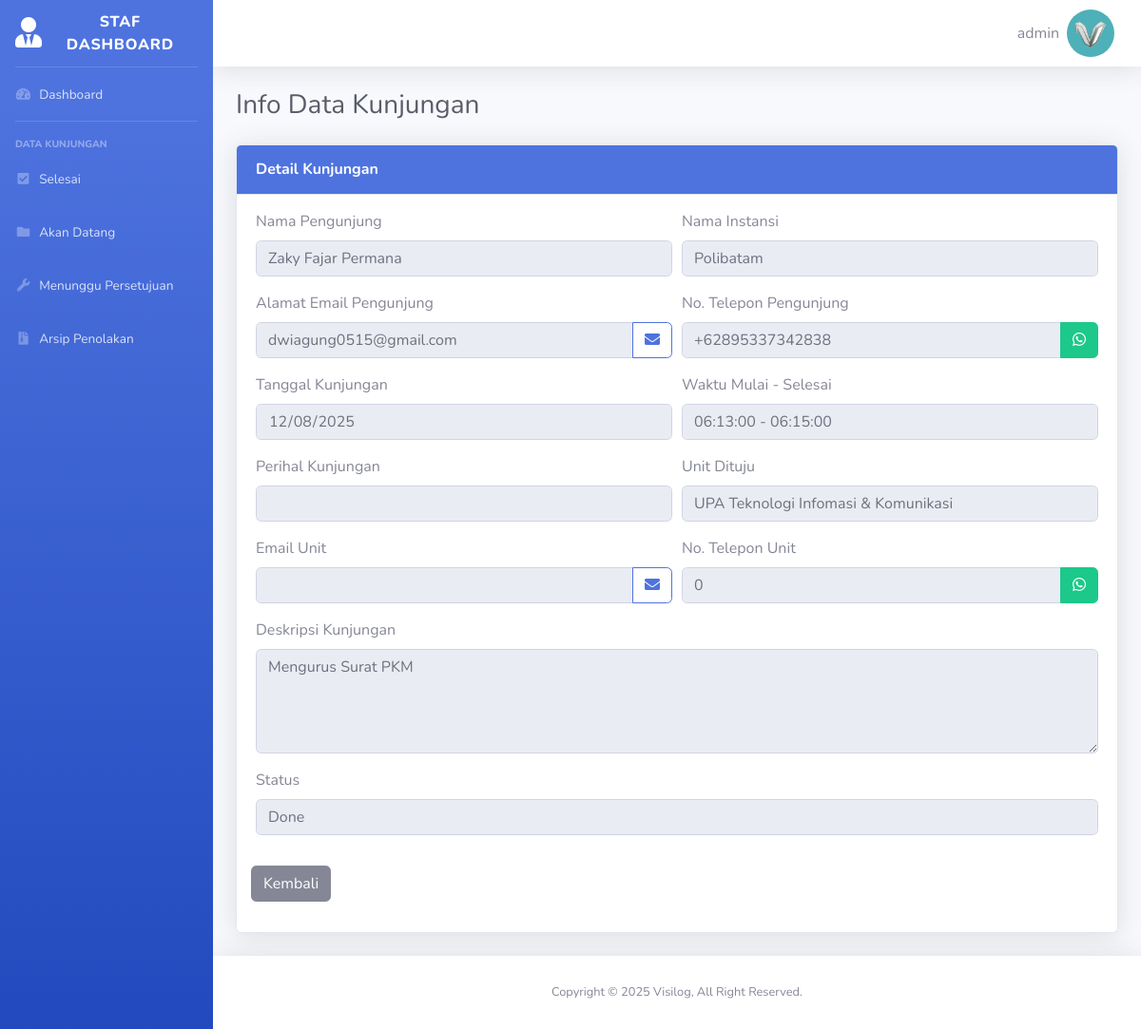
/info.php?id=14 (signed in), run on the app's committed database.
### tables this page shows
CREATE TABLE `visit_data` (
  `id` int NOT NULL,
  `guest_name` varchar(255) NOT NULL,
  `email` varchar(255) NOT NULL,
  `phone_number` varchar(255) NOT NULL,
  `company_name` varchar(255) NOT NULL,
  `visit_regards` enum('Urusan_surat','Urusan_keuangan','Urusan_umum','Urusan_sarana','Janji_temu_unit','Janji_temu_staf') NOT NULL,
  `visit_desc` varchar(255) DEFAULT NULL,
  `id_unit` int DEFAULT NULL,
  `id_staf` int DEFAULT NULL,
  `visit_date` date NOT NULL,
  `time_in` time NOT NULL,
  `time_out` time NOT NULL,
  `appointment` enum('Ya','Tidak') NOT NULL,
  `status` enum('Pending','Done','Upcoming') NOT NULL
);

CREATE TABLE `unit` (
  `id_unit` int NOT NULL,
  `unit_name` varchar(255) NOT NULL,
  `unit_number` int NOT NULL,
  `unit_email` varchar(255) NOT NULL
);

### info.php (the view, shortened to what this page needs)
<?php
include 'dashboard_template/header.php';
include 'koneksi.php';
$id = mysqli_real_escape_string($koneksi, $_GET['id']);
$sql = "SELECT
            visit_data.*,
            staf.*,
            unit.*
        FROM
            visit_data
        LEFT JOIN staf ON visit_data.id_staf = staf.id_staf
        LEFT JOIN unit ON visit_data.id_unit = unit.id_unit
        WHERE
            visit_data.`id` = '$id'";
$query = mysqli_query($koneksi, $sql);
$data = mysqli_fetch_array($query);
$guest_name = $data['guest_name'] ?? 'Pengunjung';
$time_in = $data['time_in'] ?? 'Tidak Diketahui';
$visit_desc = $data['visit_desc'] ?? 'Tidak ada deskripsi kunjungan';
$visit_regards = $data['visit_regards'] ?? 'Permintaan Kunjungan';
$target_name = '';
$target_email_recipient = '';
$target_phone = '';
if (!empty($data['id_staf'])) {
    $target_name = 'Bapak/Ibu ' . ($data['staf_name'] ?? 'Staf Ybs');
    $target_email_recipient = $data['staf_email'] ?? '';
    $target_phone = $data['staf_number'] ?? '';
} elseif (!empty($data['id_unit'])) {
    $target_name = 'Unit ' . ($data['unit_name'] ?? 'Unit Ybs');
    $target_email_recipient = $data['unit_email'] ?? '';
    $target_phone = $data['unit_number'] ?? '';
}
$raw_message = "Kepada Yang terhormat Bapak/Ibu {$target_name}\n\n";
$raw_message .= "{$guest_name} ingin mengunjungi Bapak/Ibu pada pukul {$time_in}.\n";
$raw_message .= "Dengan tujuan: {$visit_desc}\n\n";
$raw_message .= "Apabila Bapak/Ibu tidak berkenan, mohon balas \"Tidak bisa\" disertai dengan alasannya. Apabila berkenan, mohon balas \"Bisa\" Dengan mencantumkan ruangan pertemuan.";
$encoded_body = urlencode($raw_message);
$encoded_subject = urlencode($visit_regards);
$clean_target_phone = preg_replace('/[^0-9]/', '', $target_phone);
$target_whatsapp_link = "https://wa.me/{$clean_target_phone}?text={$encoded_body}";
$target_gmail_link = "https://mail.google.com/mail/?view=cm&fs=1&to={$target_email_recipient}&su={$encoded_subject}&body={$encoded_body}";
$clean_visitor_phone = preg_replace('/[^0-9]/', '', ($data['phone_number'] ?? ''));
?>
<body class="page-top">
    <div id="wrapper">
        <?php include 'dashboard_template/sidebar.php'; ?>
        <div id="content-wrapper" class="d-flex flex-column">
            <div id="content">
                <?php include 'dashboard_template/topbar.php'; ?>
                <div class="container-fluid">
                    <div class="d-sm-flex align-items-center justify-content-between mb-4">
                        <h1 class="h3 mb-0 text-gray-800">Info Data Kunjungan</h1>
                    </div>
                    <div class="card shadow mb-4">
                        <div class="card-header py-3 bg-primary">
                            <h6 class="m-0 font-weight-bold text-white">Detail Kunjungan</h6>
                        </div>
                        <div class="card-body py-3">
                            <div class="form-row">
                                <div class="form-group col-md-6">
                                    <label for="guest_name">Nama Pengunjung</label>
                                    <input type="text" class="form-control" name="guest_name" id="guest_name" value="<?= ($data['guest_name'] ?? ''); ?>" readonly>
                                </div>
                                <div class="form-group col-md-6">
                                    <label for="company_name">Nama Instansi</label>
                                    <input type="text" class="form-control" name="company_name" id="company_name" value="<?= ($data['company_name'] ?? ''); ?>" readonly>
                                </div>
                            </div>
                            <div class="form-row">
                                <div class="form-group col-md-6">
                                    <label for="email">Alamat Email Pengunjung</label>
                                    <div class="input-group">
                                        <input type="email" class="form-control" name="email" id="email" value="<?= ($data['email'] ?? ''); ?>" readonly>
                                        <div class="input-group-append">
                                            <a href="mailto:<?= ($data['email'] ?? ''); ?>" class="btn btn-outline-primary" title="Kirim Email" aria-label="Kirim Email">
                                                <i class="fas fa-envelope"></i>
                                            </a>
                                        </div>
                                    </div>
                                </div>
                                <div class="form-group col-md-6">
                                    <label for="phone_number">No. Telepon Pengunjung</label>
                                    <div class="input-group">
                                        <input type="text" class="form-control" name="phone_number" id="phone_number" value="<?= ($data['phone_number'] ?? ''); ?>" readonly>
                                        <div class="input-group-append">
                                            <a href="https://wa.me/<?= $clean_visitor_phone; ?>" target="_blank" class="btn btn-success" title="Hubungi via WhatsApp" aria-label="WhatsApp">
                                                <i class="fab fa-whatsapp"></i>
                                            </a>
                                        </div>
                                    </div>
                                </div>
                            </div>
                            <div class="form-row">
                                <div class="form-group col-md-6">
                                    <label for="visit_date">Tanggal Kunjungan</label>
                                    <input type="date" class="form-control" name="visit_date" id="visit_date" value="<?= ($data['visit_date'] ?? ''); ?>" readonly>
                                </div>
                                <div class="form-group col-md-6">
                                    <label for="time_display">Waktu Mulai - Selesai</label>
                                    <input type="text" class="form-control" name="time_display" id="time_display" value="<?= ($data['time_in'] ?? ''); ?> - <?= ($data['time_out'] ?? ''); ?>" readonly>
                                </div>
                            </div>
                            <div class="form-row">
                                <?php
                                if (!empty($data['id_staf'])) { ?>
                                    <div class="form-group col-md-6">
                                        <label for="visit_regards">Perihal Kunjungan</label>
                                        <input class="form-control" name="visit_regards" id="visit_regards" value="<?= ($data['visit_regards'] ?? ''); ?>" readonly>
                                    </div>
                                    <div class="form-group col-md-6">
                                        <label for="staf_name">Staf Dituju</label>
                                        <input class="form-control" name="staf_name" id="staf_name" value="<?= ($data['staf_name'] ?? ''); ?>" readonly>
                                    </div>
                                <?php
                                } elseif (!empty($data['id_unit'])) { ?>
                                    <div class="form-group col-md-6">
                                        <label for="visit_regards">Perihal Kunjungan</label>
                                        <input class="form-control" name="visit_regards" id="visit_regards" value="<?= ($data['visit_regards'] ?? ''); ?>" readonly>
                                    </div>
                                    <div class="form-group col-md-6">
                                        <label for="unit_name">Unit Dituju</label>
                                        <input class="form-control" name="unit_name" id="unit_name" value="<?= ($data['unit_name'] ?? ''); ?>" readonly>
                                    </div>
                                <?php } ?>
                            </div>
                            <div class="form-row">
                                <?php
                                if (!empty($data['id_staf'])) { ?>
                                    <div class="form-group col-md-6">
                                        <label for="staf_email">Email Staf</label>
                                        <div class="input-group">
                                            <input class="form-control" name="staf_email" id="staf_email" value="<?= ($data['staf_email'] ?? ''); ?>" readonly>
                                            <div class="input-group-append">
                                                <a href="<?= $target_gmail_link; ?>" target="_blank" class="btn btn-outline-primary" title="Kirim Email (Gmail) dengan pesan otomatis" aria-label="Kirim Email">
                                                    <i class="fas fa-envelope"></i>
                                                </a>
                                            </div>
                                        </div>
                                    </div>
                                    <div class="form-group col-md-6">
                                        <label for="staf_number">No. Telepon Staf</label>
                                        <div class="input-group">
                                            <input class="form-control" name="staf_number" id="staf_number" value="<?= ($data['staf_number'] ?? ''); ?>" readonly>
                                            <div class="input-group-append">
                                                <a href="<?= $target_whatsapp_link; ?>" target="_blank" class="btn btn-success" title="Hubungi via WhatsApp dengan pesan otomatis" aria-label="WhatsApp">
                                                    <i class="fab fa-whatsapp"></i>
                                                </a>
                                            </div>
                                        </div>
                                    </div>
                                <?php } elseif (!empty($data['id_unit'])) { ?>
                                    <div class="form-group col-md-6">
                                        <label for="unit_email">Email Unit</label>
                                        <div class="input-group">
                                            <input class="form-control" name="unit_email" id="unit_email" value="<?= ($data['unit_email'] ?? ''); ?>" readonly>
                                            <div class="input-group-append">
                                                <a href="<?= $target_gmail_link; ?>" target="_blank" class="btn btn-outline-primary" title="Kirim Email (Gmail) dengan pesan otomatis" aria-label="Kirim Email">
                                                    <i class="fas fa-envelope"></i>
                                                </a>
                                            </div>
                                        </div>
                                    </div>
                                    <div class="form-group col-md-6">
                                        <label for="unit_number">No. Telepon Unit</label>
                                        <div class="input-group">
                                            <input class="form-control" name="unit_number" id="unit_number" value="<?= ($data['unit_number'] ?? ''); ?>" readonly>
                                            <div class="input-group-append">
                                                <a href="<?= $target_whatsapp_link; ?>" target="_blank" class="btn btn-success" title="Hubungi via WhatsApp dengan pesan otomatis" aria-label="WhatsApp">
                                                    <i class="fab fa-whatsapp"></i>
                                                </a>
                                            </div>
                                        </div>
                                    </div>
                                <?php } ?>
                            </div>
                            <div class="form-group">
                                <label for="visit_desc">Deskripsi Kunjungan</label>
                                <textarea class="form-control" name="visit_desc" id="visit_desc" rows="4" readonly><?= ($data['visit_desc'] ?? ''); ?></textarea>
                            </div>
                            <div class="form-group">
                                <label for="status">Status</label>
                                <input type="text" class="form-control" name="status" id="status" value="<?= ($data['status'] ?? ''); ?>" readonly>
                            </div>
                            <div class="form-row">
                                <div class="form-group mt-3 w-100 d-flex justify-content-between">
                                    <a href="kunjungan_selesai.php" class="btn btn-secondary">Kembali</a>
                                </div>
                            </div>
                        </div>
                    </div>
                </div>
                <?php include 'dashboard_template/footer.php'; ?>
</body>
</html>

### data on the page
visit_data: guest_name "Zaky Fajar Permana", company_name "Polibatam", email "dwiagung0515@gmail.com", phone_number "+62895337342838", visit_date "12/08/2025", time_display "06:13:00 - 06:15:00", unit_name "UPA Teknologi Infomasi & Komunikasi", unit_number "0", visit_desc "Mengurus Surat PKM", status "Done"

### other printed values
$username "admin"
